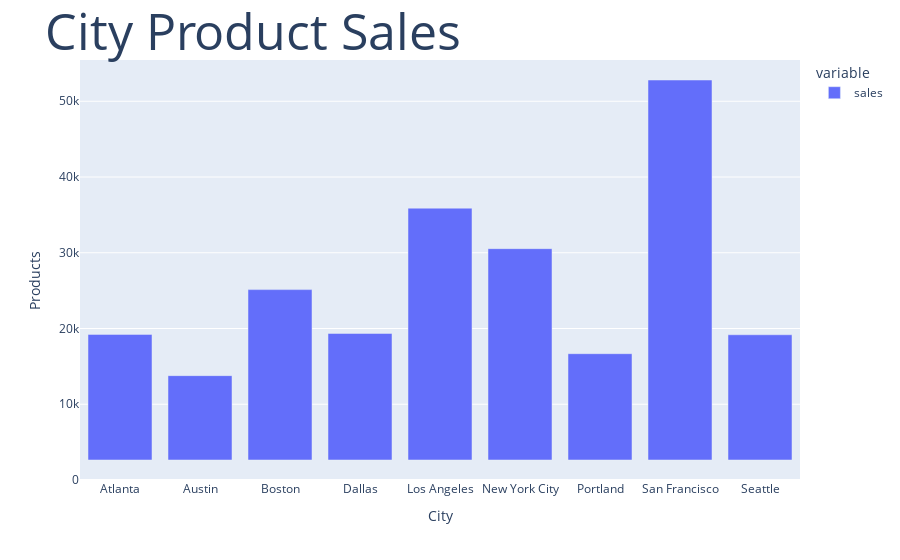

The notebook cell saved with this chart:
### Code cell
fig = px.bar(city_sales)

fig.update_layout(
    title=dict(text='City Product Sales', font=dict(size=50), automargin=True),
    xaxis_title="City",
    yaxis_title="Products")

fig.show()

### Figure 1 — Plotly figure (JSON) as saved in the notebook; plotly's stock layout.template omitted (floating-point values rounded to 4 significant figures)
{"data": [{"alignmentgroup": "True", "hovertemplate": "variable=sales<br>city=%{x}<br>value=%{y}<extra></extra>", "legendgroup": "sales", "marker": {"color": "#636efa", "pattern": {"shape": ""}}, "name": "sales", "offsetgroup": "sales", "orientation": "v", "showlegend": true, "textposition": "auto", "type": "bar", "x": ["Atlanta", "Austin", "Boston", "Dallas", "Los Angeles", "New York City", "Portland", "San Francisco", "Seattle"], "xaxis": "x", "y": [16584, 11137, 22494, 16707, 33247, 27903, 14037, 50169, 16534], "yaxis": "y"}], "layout": {"autosize": true, "barmode": "relative", "legend": {"title": {"text": "variable"}, "tracegroupgap": 0}, "margin": {"t": 60}, "title": {"automargin": true, "font": {"size": 50}, "text": "City Product Sales"}, "xaxis": {"anchor": "y", "autorange": true, "domain": [0, 1], "range": [-0.5, 8.5], "title": {"text": "City"}, "type": "category"}, "yaxis": {"anchor": "x", "autorange": true, "domain": [0, 1], "range": [0, 52810.0], "title": {"text": "Products"}, "type": "linear"}}}
